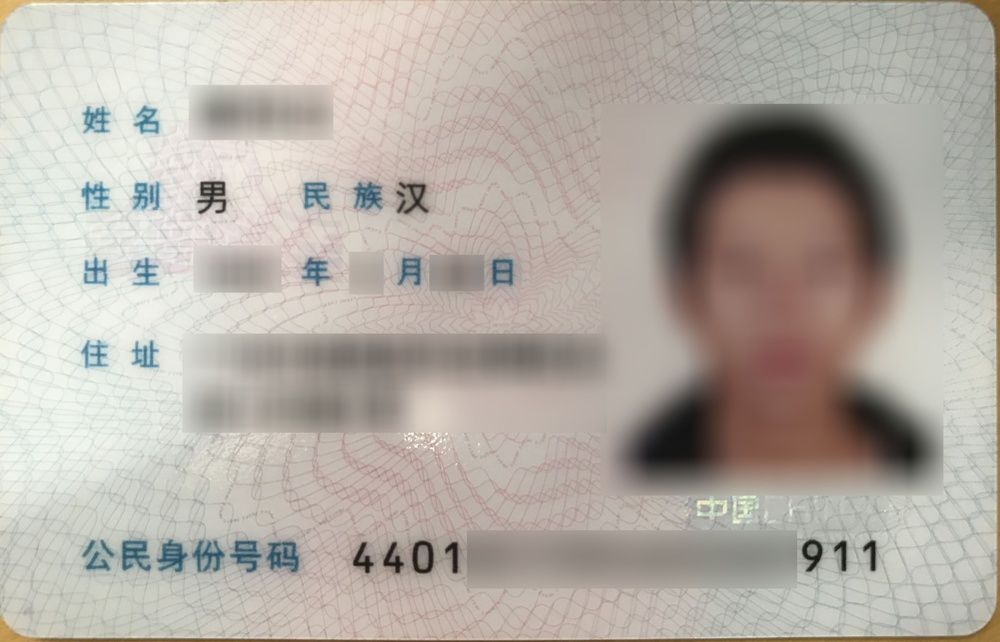
#> input picture id_card_mask/idcard_back_mask.jpg, 1000 x 642 px, shrunk from 3816 x 2448 before the run
$ python demo1.py
#> lines starting #> are read from the running program, lines starting #| are printed output that depends on the picture

import cv2
import os

MASK_PATH = '../id_card_mask'

"""
SIFT进行特征点（关键点）提取示例
"""

if __name__ == '__main__':

    mask_img_name = 'idcard_back_mask.jpg'
    mask_img_path = os.path.join(MASK_PATH, mask_img_name)

    # 0 -- IMREAD_GRAYSCALE 以灰度模式读入图像
    mask_img_gray = cv2.imread(mask_img_path, 0)
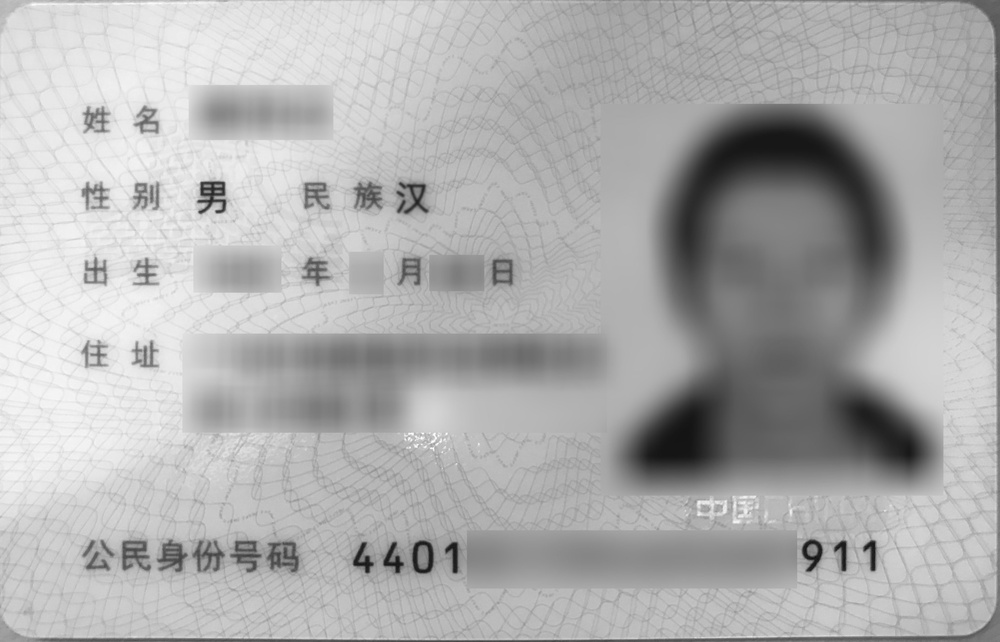
#> mask_img_gray: shape (642, 1000); min 16, max 255, mean 173.9

    cv2.namedWindow('gray', 0)
    cv2.imshow('gray', mask_img_gray)
    cv2.waitKey(0)

    try:
        # 使用SIFT进行特征点提取,构造一个sift对象
        sift = cv2.xfeatures2d.SIFT_create()

        # 测关键点和对应的描述子 kp是关键点列表，des是形状为Number_of_Keypoints×128的numpy数组,描述关键点的向量
        kp_mask, des_mask = sift.detectAndCompute(mask_img_gray, None)
#> kp_mask = 1242 keypoints; strongest (x, y, size): (212, 193, 19.6), (871, 546, 7.6), (873, 568, 4.3), (842, 546, 7.6)

        print(kp_mask, len(kp_mask))
#> (printed output is left out)
        print(des_mask, len(des_mask[0]))

        # kp_img, des_img = sift.detectAndCompute(img_gray, None)

        # 在图像上绘制关键点
        queryImage = cv2.drawKeypoints(image=mask_img_gray, keypoints=kp_mask, outImage=None, color=(255, 0, 255),
                                       flags=cv2.DRAW_MATCHES_FLAGS_DRAW_RICH_KEYPOINTS)
        # trainImage = cv2.drawKeypoints(image=img_gray, keypoints=kp_img, outImage=None, color=(255, 0, 255),

        cv2.namedWindow('queryImage', 0)
        cv2.imshow('queryImage', queryImage)
        cv2.waitKey(0)

    except Exception as e:
        print(e)
